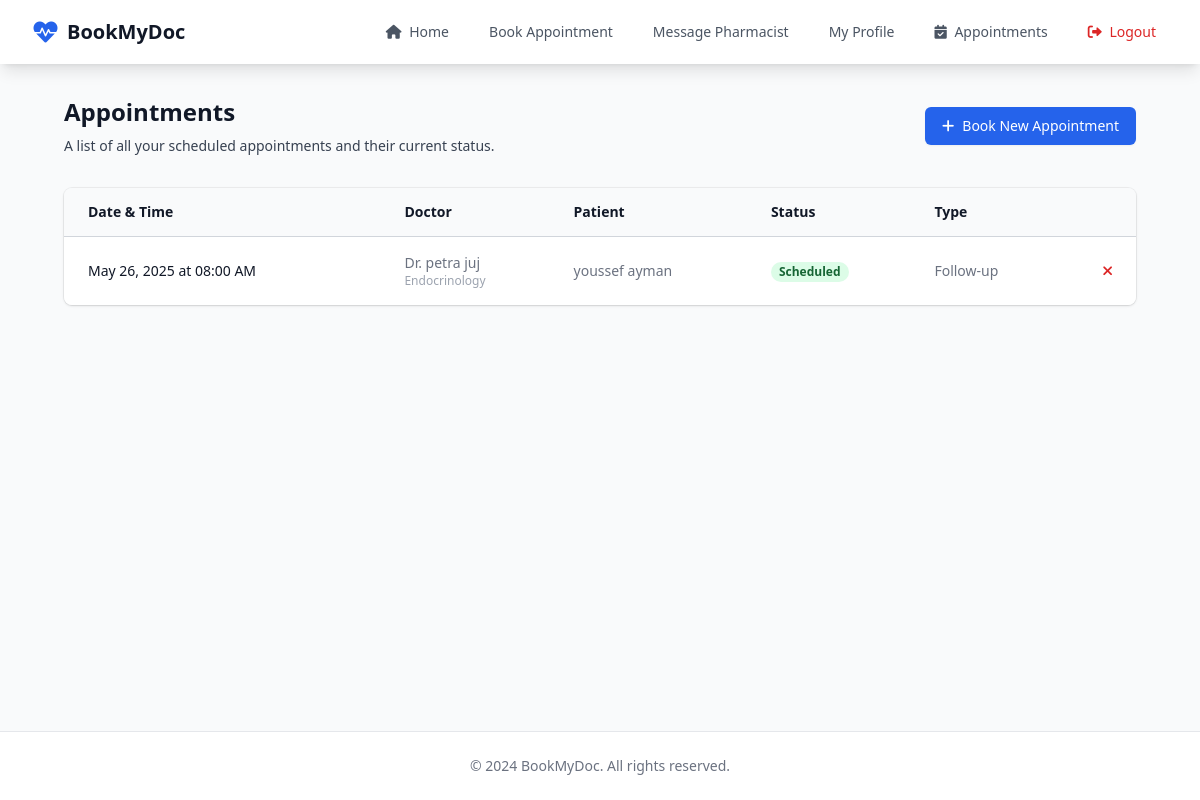
/appointments (signed in), run on the app's committed database.
### website/models.py (models this page shows)
class Appointment(db.Model):
    id = db.Column(db.Integer, primary_key=True)
    patient_id = db.Column(db.Integer, db.ForeignKey('patient.id'))
    doctor_id = db.Column(db.Integer, db.ForeignKey('doctor.id'), nullable=True)
    pharmacist_id = db.Column(db.Integer, db.ForeignKey('pharmacist.id'), nullable=True)
    appointment_time = db.Column(db.DateTime(timezone=True))
    type = db.Column(db.String(50))  # consultation, follow-up, checkup, emergency
    reason = db.Column(db.Text)
    status = db.Column(db.String(20), default='scheduled')  # scheduled, completed, cancelled
    created_at = db.Column(db.DateTime(timezone=True), default=func.now())
    updated_at = db.Column(db.DateTime(timezone=True), default=func.now(), onupdate=func.now())
    patient = db.relationship('Patient', back_populates='appointments')
    doctor = db.relationship('Doctor', back_populates='appointments')
    pharmacist = db.relationship('Pharmacist', back_populates='appointments')

class User(db.Model, UserMixin):
    id = db.Column(db.Integer, primary_key=True)
    email = db.Column(db.String(150), unique=True)
    password = db.Column(db.String(150))
    first_name = db.Column(db.String(150))
    last_name = db.Column(db.String(150))
    role = db.Column(db.String(50), default=UserRole.PATIENT.value)
    notes = db.relationship('Note')
    doctor_profile = db.relationship('Doctor', uselist=False, back_populates='user')
    pharmacist_profile = db.relationship('Pharmacist', uselist=False, back_populates='user')
    patient_profile = db.relationship('Patient', uselist=False, back_populates='user')

class Doctor(db.Model):
    id = db.Column(db.Integer, primary_key=True)
    user_id = db.Column(db.Integer, db.ForeignKey('user.id'))
    specialty = db.Column(db.String(150))
    user = db.relationship('User', back_populates='doctor_profile')
    work_times = db.relationship('WorkTime', back_populates='doctor')
    appointments = db.relationship('Appointment', back_populates='doctor')

### website/views.py (the view)
@views.route('/appointments')
@login_required
def view_appointments():
    if session['user']['role'] == UserRole.PATIENT.value:
        patient = Patient.query.filter_by(user_id=session['user']['id']).first()
        appointments = patient.appointments if patient else []
    elif session['user']['role'] == UserRole.DOCTOR.value:
        doctor = Doctor.query.filter_by(user_id=session['user']['id']).first()
        appointments = doctor.appointments if doctor else []
    elif session['user']['role'] == UserRole.PHARMACIST.value:
        pharmacist = Pharmacist.query.filter_by(user_id=session['user']['id']).first()
        appointments = pharmacist.appointments if pharmacist else []
    else:
        appointments = []
    return render_template('appointments.html', appointments=appointments, user=session.get('user'))

### main.py (called while the page is built)
@app.context_processor
def inject_user():
    return dict(user=current_user)

### website/__init__.py (called while the page is built)
def create_app():
    app = Flask(__name__)
    app.config['SECRET_KEY'] = 'hjshjhdjah kjshkjdhjs'
    app.config['SQLALCHEMY_DATABASE_URI'] = f'sqlite:///{DB_NAME}'
    app.config['MAIL_SERVER'] = 'smtp.gmail.com'
    app.config['MAIL_PORT'] = 587
    app.config['MAIL_USE_TLS'] = True
    app.config['MAIL_USERNAME'] = 'bookmydoc11@gmail.com'
    app.config['MAIL_PASSWORD'] = 'sjalamjygtofbrjh'
    db.init_app(app)
    mail.init_app(app)
    from .views import views
    from .auth import auth
    app.register_blueprint(views, url_prefix='/')
    app.register_blueprint(auth, url_prefix='/')
    from .models import User, Note, Patient, Doctor, Pharmacist, Appointment, WorkTime, MedicalRecord, PharmaMessage, Medicine
    create_database(app)
    @app.context_processor
    def inject_user():
        return dict(user=session.get('user'))
    return app

### website/views.py (called while the page is built)
def login_required(f):
    @wraps(f)
    def decorated_function(*args, **kwargs):
        if 'user' not in session:
            flash('Please log in to access this page.', 'error')
            return redirect(url_for('auth.login'))
        return f(*args, **kwargs)
    return decorated_function

### website/templates/appointments.html (shortened to what this page needs)
{% extends "base.html" %}
{% block content %}
<div class="max-w-7xl mx-auto px-4 sm:px-6 lg:px-8">
  <div class="sm:flex sm:items-center">
    <div class="sm:flex-auto">
      <h1 class="text-2xl font-semibold text-gray-900">Appointments</h1>
      <p class="mt-2 text-sm text-gray-700">
        A list of all your scheduled appointments and their current status.
      </p>
    </div>
    {% if user.role == 'patient' %}
    <div class="mt-4 sm:mt-0 sm:ml-16 sm:flex-none">
      <a href="{{ url_for('views.book_appointment') }}"
         class="inline-flex items-center justify-center rounded-md border border-transparent bg-blue-600 px-4 py-2 text-sm font-medium text-white shadow-sm hover:bg-blue-700 focus:outline-none focus:ring-2 focus:ring-blue-500 focus:ring-offset-2 sm:w-auto">
        <i class="fas fa-plus mr-2"></i>
        Book New Appointment
      </a>
    </div>
    {% endif %}
  </div>
  <div class="mt-8 flex flex-col">
    <div class="-my-2 -mx-4 overflow-x-auto sm:-mx-6 lg:-mx-8">
      <div class="inline-block min-w-full py-2 align-middle md:px-6 lg:px-8">
        <div class="overflow-hidden shadow ring-1 ring-black ring-opacity-5 md:rounded-lg">
          <table class="min-w-full divide-y divide-gray-300">
            <thead class="bg-gray-50">
              <tr>
                <th scope="col" class="py-3.5 pl-4 pr-3 text-left text-sm font-semibold text-gray-900 sm:pl-6">Date & Time</th>
                <th scope="col" class="px-3 py-3.5 text-left text-sm font-semibold text-gray-900">Doctor</th>
                <th scope="col" class="px-3 py-3.5 text-left text-sm font-semibold text-gray-900">Patient</th>
                <th scope="col" class="px-3 py-3.5 text-left text-sm font-semibold text-gray-900">Status</th>
                <th scope="col" class="px-3 py-3.5 text-left text-sm font-semibold text-gray-900">Type</th>
                <th scope="col" class="relative py-3.5 pl-3 pr-4 sm:pr-6">
                </th>
              </tr>
            </thead>
            <tbody class="divide-y divide-gray-200 bg-white">
              {% for appointment in appointments %}
              <tr>
                <td class="whitespace-nowrap py-4 pl-4 pr-3 text-sm font-medium text-gray-900 sm:pl-6">
                  {{ appointment.appointment_time.strftime('%B %d, %Y') }} at {{ appointment.appointment_time.strftime('%I:%M %p') }}
                </td>
                <td class="whitespace-nowrap px-3 py-4 text-sm text-gray-500">
                  Dr. {{ appointment.doctor.user.first_name }} {{ appointment.doctor.user.last_name }}
                  <div class="text-xs text-gray-400">{{ appointment.doctor.specialty }}</div>
                </td>
                <td class="whitespace-nowrap px-3 py-4 text-sm text-gray-500">
                  {{ appointment.patient.user.first_name }} {{ appointment.patient.user.last_name }}
                </td>
                <td class="whitespace-nowrap px-3 py-4 text-sm">
                  <span class="inline-flex rounded-full px-2 text-xs font-semibold leading-5
                    {% if appointment.status == 'scheduled' %}bg-green-100 text-green-800
                    {% elif appointment.status == 'completed' %}bg-blue-100 text-blue-800
                    {% elif appointment.status == 'cancelled' %}bg-red-100 text-red-800
                    {% else %}bg-gray-100 text-gray-800{% endif %}">
                    {{ appointment.status|capitalize }}
                  </span>
                </td>
                <td class="whitespace-nowrap px-3 py-4 text-sm text-gray-500">
                  {{ appointment.type|capitalize }}
                </td>
                <td class="relative whitespace-nowrap py-4 pl-3 pr-4 text-right text-sm font-medium sm:pr-6">
                  <div class="flex justify-end space-x-2">
                    {% if user.role == 'patient' and appointment.status == 'scheduled' %}
                      <form action="{{ url_for('views.cancel_appointment', appointment_id=appointment.id) }}" method="POST" style="display:inline;">
                        <button type="submit" class="text-red-600 hover:text-red-900" title="Cancel Appointment" onclick="return confirm('Are you sure you want to cancel this appointment?');">
                          <i class="fas fa-times"></i>
                        </button>
                      </form>
                    {% endif %}
                  </div>
                </td>
              </tr>
              {% endfor %}
            </tbody>
          </table>
        </div>
      </div>
    </div>
  </div>
</div>
{% endblock %}

### data on the page
Appointment: appointment_time "May 26, 2025", appointment_time "08:00 AM", doctor.user.first_name "petra", doctor.user.last_name "juj", doctor.specialty "Endocrinology", patient.user.first_name "youssef", patient.user.last_name "ayman", status "Scheduled", type "Follow-up"
